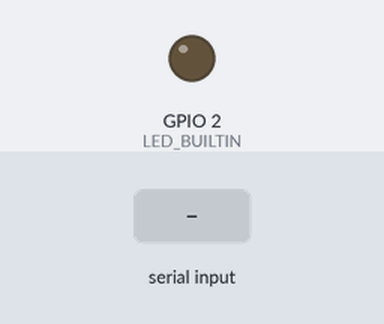
Bench run of a program on a simulated ESP32. Parts: output pins drawn as LEDs (lit = HIGH). The inputs (shaded band) are chosen by the test bench. What the program prints to the serial monitor is not drawn.

Above: at 1.2 s.
1.3 s: "1" received over the second serial link
Timing chart, 0 to 4.3 s (numbered marks = the images above; inputs shaded):
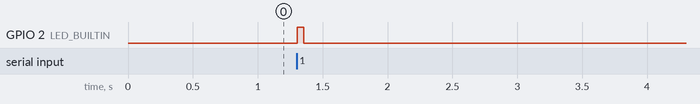

Measured:
- after the input at 1.3 s, GPIO 2 (LED_BUILTIN): LOW → HIGH at once, → LOW 0.05 s later

The program:

main.cpp
```cpp
// Source: https://randomnerdtutorials.com/esp-now-esp32-arduino-ide/
// MAC = 88:13:bf:24:87:20 (telecommande)
// 58:8c:81:9e:aa:48 (supermini)
// 58:8c:81:9e:c0:20 (ecureuil)
// 08:a6:f7:6b:2f:90 (bandeau led)

#include <esp_now.h>
#include <WiFi.h>

#define LED_BUILTIN 2

// REPLACE WITH YOUR RECEIVER MAC Address
uint8_t broadcastAddress[] = {0x58, 0x8c, 0x81, 0x9e, 0xaa, 0x48};

esp_now_peer_info_t peerInfo;

uint32_t led_off_time = 0;

// callback when data is sent
void OnDataSent(const uint8_t *mac_addr, esp_now_send_status_t status) {
  Serial.print("\r\nLast Packet Send Status:\t");
  Serial.println(status == ESP_NOW_SEND_SUCCESS ? "Delivery Success" : "Delivery Fail");
  if (status == ESP_NOW_SEND_SUCCESS) {
    digitalWrite(LED_BUILTIN, HIGH);
    led_off_time = millis() + 50;
  }
}

#define TX_PIN     21 // default UART0 is pin 1 (shared by USB)
#define RX_PIN     19 // default UART0 is pin 3 (shared by USB)
#define BAUD_RATE  115200
#define SER_PARAMS SERIAL_8N1

void setup() {
  pinMode(LED_BUILTIN, OUTPUT);
  digitalWrite(LED_BUILTIN, LOW);

  Serial2.begin(BAUD_RATE, SER_PARAMS, RX_PIN, TX_PIN);
  // Init Serial Monitor
  Serial.begin(115200);

  // Set device as a Wi-Fi Station
  WiFi.mode(WIFI_STA);

  // Init ESP-NOW
  if (esp_now_init() != ESP_OK) {
    Serial.println("Error initializing ESP-NOW");
    return;
  }

  // Once ESPNow is successfully Init, we will register for Send CB to
  // get the status of Trasnmitted packet
  esp_now_register_send_cb(esp_now_send_cb_t(OnDataSent));

  // Register peer
  memcpy(peerInfo.peer_addr, broadcastAddress, 6);
  peerInfo.channel = 0;
  peerInfo.encrypt = false;

  // Add peer
  if (esp_now_add_peer(&peerInfo) != ESP_OK){
    Serial.println("Failed to add peer");
    return;
  }
}

#define BUFFER_SIZE 250 // max of 250 bytes
const uint32_t timeout_micros = (int)(1.0 / BAUD_RATE * 1E6) * 20;
uint8_t buf_send[BUFFER_SIZE];
uint8_t buf_size = 0;
uint32_t last_byte_time = 0;

void loop() {
  if (led_off_time && millis() >= led_off_time) {
    digitalWrite(LED_BUILTIN, LOW);
    led_off_time = 0;
  }
  if (Serial2.available()) {
    while (Serial2.available() && buf_size < BUFFER_SIZE) {
      buf_send[buf_size] = Serial2.read();
      last_byte_time = micros();
      buf_size++;
    }
  }
  if (buf_size == BUFFER_SIZE || (buf_size > 0 && (micros() - last_byte_time) >= timeout_micros)) {
    esp_err_t result = esp_now_send(broadcastAddress, (uint8_t *) &buf_send, buf_size);
    buf_size = 0;
  }
}
```
